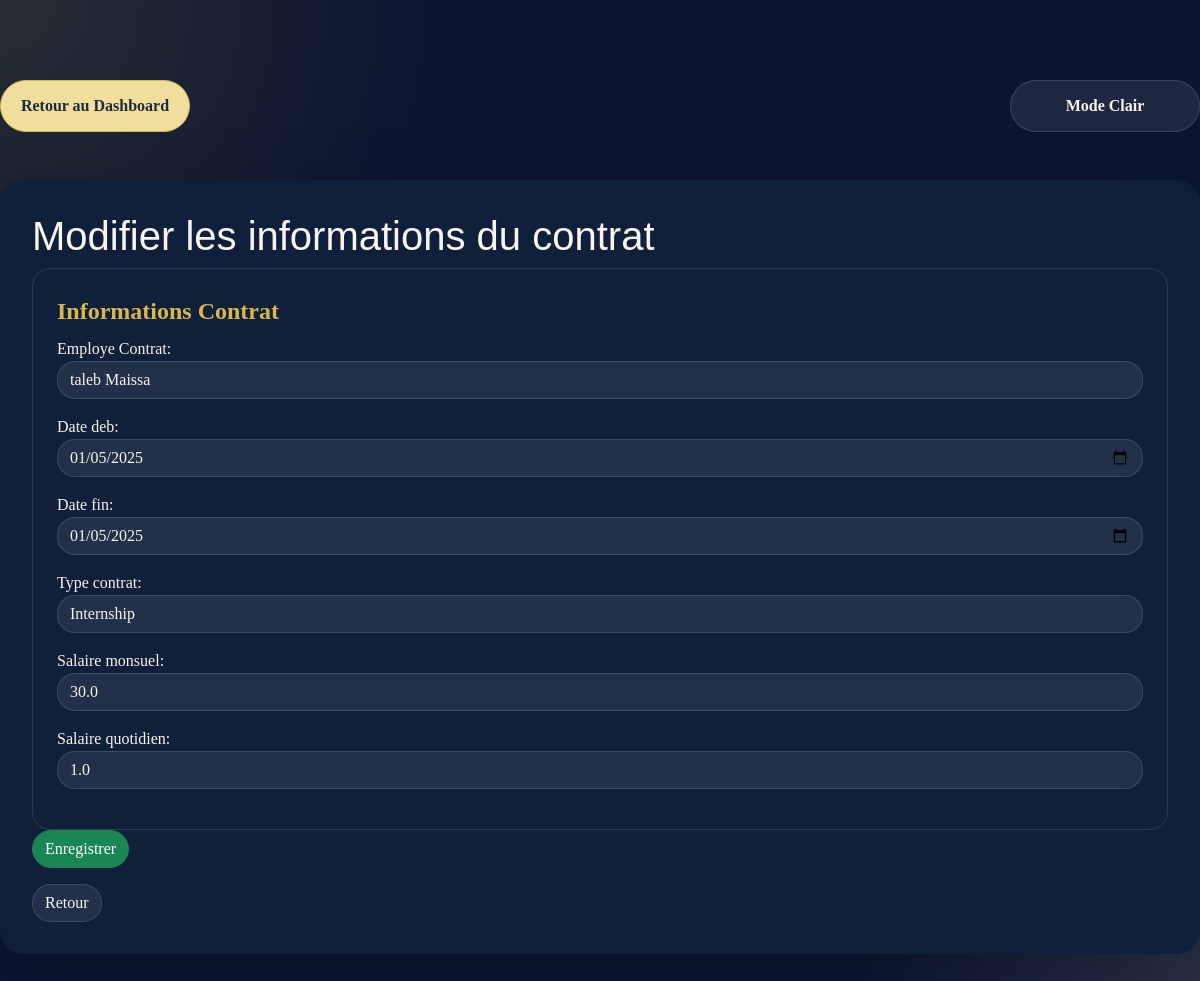
The page /acceuil-arh/contrats/modifier/1/ on the database its author committed.
### app1/models.py (models this page shows, shortened)
class Contrat(models.Model):
     date_deb= models.DateField(default=timezone.now)
     date_fin= models.DateField(default=timezone.now)
     TYPE_CHOICES = [
        ('permanent', 'Permanent'),
        ('temporary', 'Temporary'),
        ('internship', 'Internship'),
    ]
     type_contrat= models.CharField(max_length=15, choices=TYPE_CHOICES)
     salaire_monsuel= models.FloatField(max_length=20)
     salaire_quotidien= models.FloatField(max_length=20)
     Employe_Contrat= models.ForeignKey(Employe, on_delete=models.CASCADE, related_name="contrats")

### app1/views.py (the view)
# urls.py: path('acceuil-arh/contrats/modifier/<int:contrat_id>/', views.modifier_contrat, name='modifier_contrat'),
def modifier_contrat(request, contrat_id):
    contrat = get_object_or_404(Contrat, id=contrat_id)
    if request.method == 'POST': # Si la requête est de type POST
        form = ContratForm(request.POST, instance=contrat)
        if form.is_valid():
            form.save()
            return redirect('liste_contrats')  # Redirection vers la liste des contrats après modification
    else: # Si la requête est de type GET
        form = ContratForm(instance=contrat)
    return render(request, 'modifier_contrat.html', {'contrat_form': form, 'contrat': contrat})

### app1/forms.py
class ContratForm(forms.ModelForm):
    class Meta:
        model = Contrat
        fields = ['Employe_Contrat', 'date_deb', 'date_fin', 'type_contrat', 'salaire_monsuel', 'salaire_quotidien', 'Employe_Contrat']
        widgets = {
            'Employe_Contrat': forms.Select(attrs={'class': 'form-control'}),
            'date_deb': forms.DateInput(attrs={'type': 'date', 'class': 'form-control'}),
            'date_fin': forms.DateInput(attrs={'type': 'date', 'class': 'form-control'}),
            'type_contrat': forms.Select(attrs={'class': 'form-control'}),
            'salaire_monsuel': forms.NumberInput(attrs={'class': 'form-control'}),
            'salaire_quotidien': forms.NumberInput(attrs={'class': 'form-control'}),
            'Employe_Contrat': forms.Select(attrs={'class': 'form-control'}),
        }

### app1/models.py (called while the page is built)
    def __str__(self):
        return f"{self.prenom} {self.nom}"

### app1/templates/modifier_contrat.html (shortened to what this page needs)
<!DOCTYPE html>
<html lang="en">
    {% load static %}
<head>
    <link rel="stylesheet" href="{% static 'css/bootstrap.min.css' %}">
    <link rel="stylesheet" href="{% static 'css/styles.css' %}">
</head>
<body>
    <div class="theme-control-bar">
        <a href="{% url 'acceuil_arh' %}" class="btn btn-primary" id="dashboard-return">Retour au Dashboard</a>
        <button id="theme-toggle" class="btn btn-secondary">Mode Clair/Sombre</button>
    </div>
    <div class="container mt-5">
        <h1>Modifier les informations du contrat</h1>
        <form method="POST">
            <fieldset>
                <legend>Informations Contrat</legend>
                {{ contrat_form.as_p }}
            </fieldset>
            <button type="submit" class="btn btn-success">Enregistrer</button>
        </form>
        <a href="{% url 'liste_contrats' %}" class="btn btn-secondary mt-3">Retour</a>
    </div>
</body>
</html>

### app1/static/css/styles.css (style rules this page uses)
:root { --bg-base: #0b1630; --bg-card: rgba(255,255,255,0.08); --bg-card-soft: rgba(255,255,255,0.12); --surface: #101f3a; --surface-soft: #162748; --text-light: #f8f4ee; --text-strong: #ffffff; --text-dark: #1f2a3d; --accent: #d9b74b; --accent-soft: #f0de9d; --chart-1: #4d9be6; --chart-2: #ec6a5e; --chart-3: #6dd1b7; --chart-4: #f5c04d; --chart-5: #7c5cff; --chart-6: #ff7fbf; --shadow: 0 24px 80px rgba(0,0,0,0.18); --border: rgba(255,255,255,0.12); }
html { scroll-behavior: smooth; }
body { min-height: 100vh; font-family: 'Poppins', sans-serif; background: radial-gradient(circle at top left, rgba(217,183,75,0.14), transparent 28%), radial-gradient(circle at bottom right, rgba(244,235,215,0.12), transparent 22%), var(--bg-base); color: var(--text-light); margin: 0; padding: 0; padding-top: 80px; }
body, input, textarea, select, button { font-family: inherit; }
h1, h2, h3, h4, h5, h6 { font-family: 'Poppins', sans-serif; }
a { color: inherit; }
button, .btn { border-radius: 999px; transition: all 220ms ease; }
.card, .table, .form-control, .btn { transition: all 220ms ease; }
.form-control { border-radius: 18px; background: rgba(255,255,255,0.08); color: var(--text-light); border: 1px solid rgba(255,255,255,0.12); }
.btn-primary { background-color: var(--accent); border-color: var(--accent); color: var(--text-dark); }
.theme-control-bar { display: flex; align-items: center; justify-content: space-between; gap: 0.75rem; flex-wrap: wrap; margin-bottom: 1.5rem; }
#theme-toggle, #dashboard-return { min-width: 190px; padding: 0.8rem 1rem; border: 1px solid transparent; font-weight: 600; }
#theme-toggle { background: rgba(255, 255, 255, 0.08); border-color: rgba(255, 255, 255, 0.14); color: var(--text-light); }
#dashboard-return { background: var(--accent-soft); color: var(--text-dark); border-color: var(--accent); }
.container { background: var(--surface); border-radius: 24px; padding: 2rem; box-shadow: var(--shadow); }
.form-control, textarea, select, input { background: rgba(255, 255, 255, 0.08); color: var(--text-light); border: 1px solid rgba(255, 255, 255, 0.12); }
.btn-secondary { background-color: rgba(255, 255, 255, 0.08); border-color: rgba(255, 255, 255, 0.12); color: var(--text-light); }
fieldset { border: 1px solid rgba(255, 255, 255, 0.12); border-radius: 18px; padding: 1.5rem; }
legend { color: var(--accent); font-weight: 700; }
.card, .table, .form-control, .btn, .card-body { transition: all 220ms ease; }
.container { max-width: 1200px; margin: 2rem auto; }

### rows shown on the page
Contrat: Employe_Contrat "taleb Maissa", date_deb "01/05/2025", date_fin "01/05/2025", type_contrat "Internship", salaire_monsuel "30.0", salaire_quotidien "1.0"
